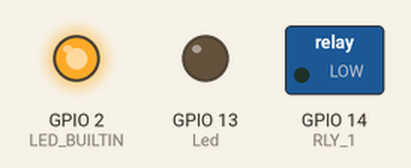
Simulated run of this sketch. Board: ESP8266 (NodeMCU). On the bench: switched loads named in the sketch (green lamp = pin HIGH), output pins drawn as LEDs (lit = HIGH, except the on-board LED, lit = LOW). WiFi joins after 1.5 s; servers stay silent unless stated; uploads are accepted with an empty reply; EEPROM starts erased; what the sketch prints to the serial monitor is not drawn.

Above: at 0.01 s.
At 1.2 s:
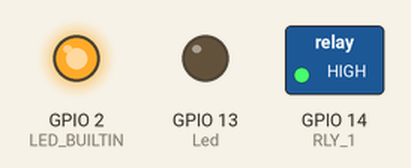
At 3.7 s:
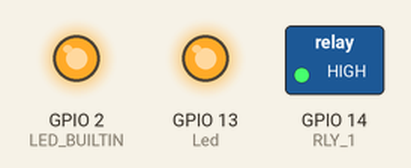
Timing chart, 0 to 5.2 s (numbered marks = the images above):
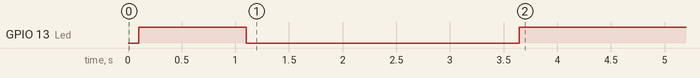

The sketch:

SmartPlug_V-1.4Server.ino
```cpp
#include <ESP8266WiFi.h>
#include <WiFiManager.h>
#include <ESPping.h>
#include <EEPROM.h>
#include <ESP8266HTTPClient.h>

// Parametros do wifi manager
  WiFiManager wm;

#define RLY_1  14
#define RLY_2
#define RLY_3
#define Led    13

const int MAX_PING_RETRIES = 4;
const int MAX_RECONNECT_RETRIES = 3;
const int RECONNECT_DELAY = 3;
const int RETRY_DELAY = 60000;
const int WAITING_DELAY = 10000;
const int SERVER_DELAY = 60000; //= 300000;

unsigned long millisTarefa1 = millis();
unsigned long millisTarefa2 = millis();
unsigned long millisTarefa3 = millis();
unsigned long millisPica = millis();

int addressPingNet = 0;
int addressPingRot = 1;
int addressROT     = 2;
int addressESP     = 3;

int valuePingNet;
int valuePingRot;
int valueROT;
int valueESP;

bool Send = false;
bool ROT = false;

const char* serverAddress = "192.168.1.162:80/Projeto/save_data.php"; // Endereço do script PHP

//const char* host = "192.168.18.5/"; // Endereço IP do seu servidor local
//const int port = 80; // Porta do servidor

void setup() {
   Serial.begin(115200);
  EEPROM.begin(512);
  delay(100);

  pinMode(RLY_1, OUTPUT);// Define o Rele como saída
  pinMode(Led, OUTPUT);
  pinMode(LED_BUILTIN, OUTPUT);

  digitalWrite(RLY_1, HIGH);// Liga o rele do roteador
  digitalWrite(Led, HIGH);
  delay(1000);
  digitalWrite(Led, LOW);
  delay(1000);

  //LimpaEEPROM();

  valuePingNet = EEPROM.read(addressPingNet);
  valuePingRot = EEPROM.read(addressPingRot);
  valueROT = EEPROM.read(addressROT);
  valueESP = EEPROM.read(addressESP);

  Serial.print("Ping Net  - ");Serial.print(valuePingNet , DEC);  Serial.println();
  Serial.print("Ping Rot  - ");Serial.print(valuePingRot , DEC);  Serial.println();
  Serial.print("Reset ROT - ");Serial.print(valueROT , DEC);  Serial.println();
  Serial.print("Reset ESP - ");Serial.print(valueESP , DEC);  Serial.println();

  //wm.resetSettings();
  WiFiManager wm;

  //wm.addParameter(&custom_output);
  wm.setTimeout(60); //Configura o tempo do wifi manager, ate reiniciar

  //Constrói o nome da rede com o endereço MAC
  String ssid = "SmartPlug - ";
  uint8_t mac[6];
  WiFi.macAddress(mac);
  for(int i = 0; i < 6; ++i){
    if(i > 0) ssid += ".";
    ssid += String(mac[i],HEX);
  }

  //Abertura do wifi manager
  bool connect_to_me = wm.autoConnect(ssid.c_str(), "3l3tr0m1d1@123");

  if (!connect_to_me) {
    // Resetar ou colocar em modo de espera profundo (deep sleep)
    valueESP++;
    EEPROM.write(addressESP,valueESP);
    EEPROM.commit();
    ESP.restart();
  }
  else{
       valueESP++;
       EEPROM.write(addressESP,valueESP);
       EEPROM.commit();
  }

 // Envia os dados para o servidor
  EnviarParaServer();

  delay(40);
  millisTarefa2 = millis();

}

void loop() {
  WiFiManager wm;
  digitalWrite(Led,HIGH);
  int attempt = 0;
  millisTarefa1 = millis();
  // Ping local IP
  while(attempt < MAX_PING_RETRIES){
         if((millis() - millisTarefa1) < WAITING_DELAY){
            Serial.print(".");
         }
         if((millis() - millisTarefa1) > WAITING_DELAY){
            if(Ping.ping(WiFi.gatewayIP()) > 0){
               Serial.println("");
               Serial.println("Ping no Roteador OK");
               ROT = true;
               break;
            }
            else{
               Serial.println("");
               Serial.println("Ping no Roteador Error !");
               attempt++;
               valuePingRot++;
               EEPROM.write(addressPingRot,valuePingRot);
               EEPROM.commit();
               if(attempt >= MAX_PING_RETRIES){
                  digitalWrite(Led, LOW);
                  valueROT++;
                  EEPROM.write(addressROT,valueROT);
                  EEPROM.commit();
                  desliga_();
                  delay(6000);
                  liga_();
                  ROT = false;
               }
               millisTarefa1 = millis();
            }
         }
   }

   attempt = 0;
   millisTarefa1 = millis();

   // Ping Host
   while(attempt < MAX_PING_RETRIES && ROT == true){
        if((millis() - millisTarefa1) < WAITING_DELAY){
           Serial.print(".");
        }
        if((millis() - millisTarefa1) > WAITING_DELAY){
           if(Ping.ping("www.google.com") > 0){
             Serial.println("");
             Serial.println("Ping na Internet OK");
             //Serial.print("MacAddress  - ");Serial.print(WiFi.macAddress());  Serial.println();
             Serial.print("Ping Net  - ");Serial.print(valuePingNet);  Serial.println();
             Serial.print("Ping Rot  - ");Serial.print(valuePingRot);  Serial.println();
             Serial.print("Reset ROT - ");Serial.print(valueROT);  Serial.println();
             Serial.print("Reset ESP - ");Serial.print(valueESP);  Serial.println();
             EnviarParaServer();
             break;
           }
           else{
             Serial.println("");
             Serial.println("Ping na Internet Error ");
             attempt++;
             valuePingNet++;
             EEPROM.write(addressPingNet,valuePingNet);
            EEPROM.commit();
             millisTarefa1 = millis();
             if(attempt >= MAX_PING_RETRIES){
              digitalWrite(Led, LOW);
              valueESP++;
              EEPROM.write(addressESP,valueESP);
             EEPROM.commit();
              ESP.restart();
             }
           }
        }
   }
}

void EnviarParaServer() {
  if((millis() - millisTarefa2) > SERVER_DELAY) {

    uint8_t mac[6];
    WiFi.macAddress(mac);

    char macAddress[18];
    sprintf(macAddress,"%02X:%02X:%02X:%02X:%02X:%02X",mac[0],mac[1],mac[2],mac[3],mac[4],mac[5]);
     Serial.print("MacAddress  - ");Serial.print(macAddress);  Serial.println();
    // Cria uma instância do cliente HTTP
    HTTPClient http;
    WiFiClient client;

    // Define o endereço do servidor local
    http.begin(client, "http://192.168.18.5/Projeto/save_data.php");

    // Adiciona os headers necessários
    http.addHeader("Content-Type", "application/x-www-form-urlencoded");

    // Prepara os dados a serem enviados
    String postData = "MacAddress=" + String(macAddress) +
                      "&PingNet=" + String(valuePingNet) +
                      "&PingRot=" + String(valuePingRot) +
                      "&ResetROT=" + String(valueROT) +
                      "&ResetESP=" + String(valueESP);

    // Envia os dados para o servidor
    int httpResponseCode = http.POST(postData);

    // Verifica se a requisição foi bem-sucedida
    if(httpResponseCode > 0) {
      Serial.printf("Resposta do servidor: %d\n", httpResponseCode);
      millisTarefa2 = millis();
      LimpaEEPROM();
    }
    else {
      Serial.printf("Falha na solicitação HTTP: %s\n", http.errorToString(httpResponseCode).c_str());
    }

    // Libera os recursos
    http.end();

    delay(5000); // Espere 5 segundos antes de enviar novamente
    millisTarefa2 = millis();
    //LimpaEEPROM();
  }
}

void LimpaEEPROM(){
  valuePingNet = 0;
  valuePingRot = 0;
  valueROT = 0;
  valueESP = 0;

  EEPROM.write(addressPingNet, valuePingNet);
  EEPROM.write(addressPingRot, valuePingRot);
  EEPROM.write(addressROT, valueROT);
  EEPROM.write(addressESP, valueESP);
  EEPROM.commit();
}

void desliga_() {//--- Função que desliga o roteador
    digitalWrite(RLY_1, LOW);
    digitalWrite(Led, HIGH);
}

void liga_() { //---Função que liga o roteador
  digitalWrite(RLY_1, HIGH);
  digitalWrite(Led, LOW);
}
```

Measured:
- by itself, GPIO 13 (Led): HIGH → LOW at 1.1 s, → HIGH 2.5 s later
